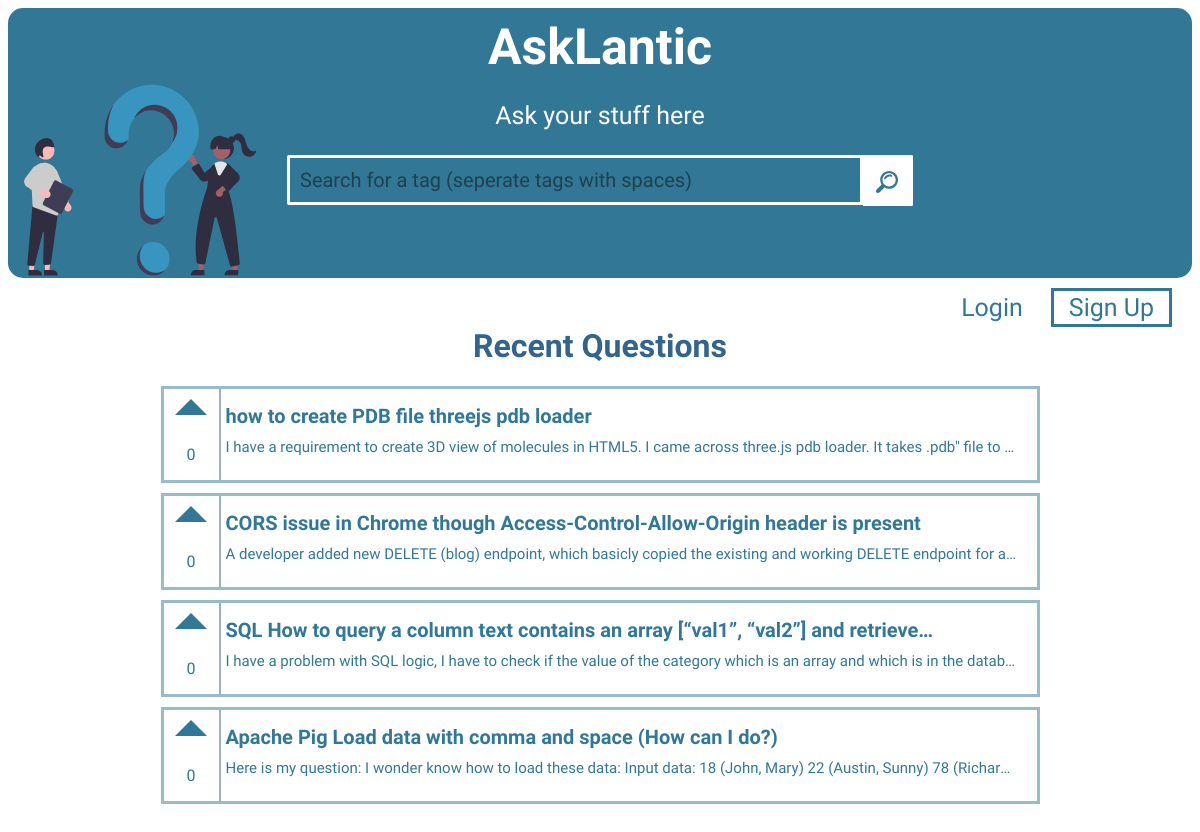
The page / on the database its author committed.
### tables this page shows
CREATE TABLE `askLantic__questions` (
  `quesId` int NOT NULL AUTO_INCREMENT,
  `titl` text,
  `ques` text NOT NULL,
  `usrId` int NOT NULL,
  `time` bigint DEFAULT NULL,
  `tags` text,
  `rprt` json DEFAULT NULL,
  `view` int DEFAULT NULL,
  `isCmnt` int DEFAULT NULL,
  PRIMARY KEY (`quesId`)
);

### libs.php (called while the page is built, shortened)
<?php
function getVoteCount($qId){
    $qry = "select * from askLantic__votePost where pId = ".$qId;
    $totVoteCnt = 0;
    $pdo = $GLOBALS['pdo'];
    $raw_data = $pdo->query($qry);
    while ($data = $raw_data->fetch(PDO::FETCH_ASSOC))
    {
        if($data['vte'] == 'u'){$totVoteCnt += 1;}
        elseif($data['vte'] == 'd'){$totVoteCnt -= 1;}
    }
    return $totVoteCnt;
}
?>

### index.php (the view, shortened to what this page needs)
<?php
require_once "libs.php";
$userData = [];
?>
<!DOCTYPE html>
<html lang="en">
    <head>
        <link rel="stylesheet" href="css/style.css">
    </head>
    <body onload="$('#ldScrn')[0].remove()">
        <div class="homeHead">
            <h1 onclick="location.href='index.php'" onmouseover="this.style.cursor='pointer'">AskLantic</h1>
            <p>Ask your stuff here</p>
            <div>
                <form method='get' action='search.php'>
                    <input placeholder="Search for a tag (seperate tags with spaces)" name='query'><button type='submit' onclick='if(document.getElementsByName("query")[0].value == ""){return false;}'><img src="images/search.svg" alt='search icon'></button>
                </form>
            </div>
        </div>
        <div class="homeBase">
            <?php
                if($userData == []){echo "<button onclick='location.href=\"signup.php\"'>Sign Up</button><button style='border-color:transparent;' onclick='location.href=\"login.php\"'>Login</button>";}
                else{echo "<button onclick='location.href=\"ask_question.php\"'>Ask Question</button>";}
            ?>
            <h1>Recent Questions</h1>
            <div class="hotQues">
            <?php
            $raw_data = $pdo->query("select * from askLantic__questions where isCmnt is NULL order by quesId desc");
            while ($data = $raw_data->fetch(PDO::FETCH_ASSOC)){
                $upvt = getVoteCount($data['quesId']);
                echo '
                <a href="questions.php?q='.md5($data['quesId']."QuestionOfFire@314159265").'" class="menuQues">
                        <div class="upvt">
                            <svg aria-hidden="true" class="m0 svg-icon iconArrowUpLg" width="36" height="36" viewBox="0 0 36 36" fill="rgb(50,120,150"><path d="M2 26h32L18 10 2 26z"></path></svg>
                            <p>'.$upvt.'</p>
                        </div>
                        <div class="ques">
                            <p class="title">'.$data['titl'].'</p>
                            <p class="descr">'.str_replace("[I]","",str_replace("[U]","",str_replace("[C]","",str_replace("[B]","",str_replace("[>]","",str_replace("[!]","",$data['ques'])))))).'</p>
                        </div>
                    </a>
                    ';
                }
                ?>
            </div>
        </div>
    </body>
</html>

### css/style.css (style rules this page uses)
* { font-family: 'days one';outline: none;transition: 0.3s ease-in-out;z-index: 0;scroll-behavior: smooth; scroll-padding: 25px; }
body { background:white; text-align: center; }
button, a { cursor: pointer; }
.homeHead { background-color:rgba(50,120,150);height:250px;border-radius: 15px;padding: 10px;text-align: center; }
.homeHead h1 { display: inline;font-size: 50px;color:white;margin-top: 5px;clear: both; }
.homeHead p { color:white;font-size: 25px; }
.homeHead .quesChar { left:0px;position: absolute; }
.homeHead div input { width: 550px;font-size: 20px;border-radius: 2px;border:white 3px solid;background: transparent;color:white;padding: 10px;border-top-right-radius: 0px;border-bottom-right-radius: 0px; }
.homeHead div input::placeholder { color:rgba(10,10,10,0.5); }
.homeHead div button { font-size: 20px;border-radius: 2px;border:white 3px solid;background: white;color:rgba(50,120,150);padding: 10px;border-top-left-radius: 0px; border-bottom-left-radius: 0px;border-left-width:0px;width:50px; }
.homeHead div button img { width:22px;vertical-align: middle; }
.homeBase { padding: 10px;text-align: center; }
.homeBase button { float:right;color:rgba(50,120,150);font-size: 25px;margin-right: 10px;background: transparent;border:none;border:3px solid rgb(50,120,150);padding: 2px 15px; }
.homeBase h1 { clear: both; color:rgb(50,100,140); }
.homeBase .hotQues { text-align: center;margin-top: 10px; }
a.menuQues { border:3px solid rgba(50,120,150,0.5);display: inline-block;width:75%;text-decoration:none;color:rgb(50,120,150);margin-bottom: 10px; }
a.menuQues .upvt { width:55px;height:100%;float: left;border-right: rgba(50,100,140,0.5) 2px solid; }
a.menuQues .ques { margin-left: 10px; }
a.menuQues .ques .title { font-size: 20px;overflow: hidden;text-overflow: ellipsis;white-space: nowrap;padding: 0px 5px;font-weight: bold;width: calc(90% - 60px);margin-top: 15px;text-align: left; }
a.menuQues .ques .descr { font-size: 15px;overflow: hidden;text-overflow: ellipsis;white-space: nowrap;padding: 0px 5px;width:calc(100% - 70px);margin-top: -10px;text-align: left; }

### rows shown on the page
asklantic__questions: upvt "0", titl "how to create PDB file threejs pdb loader", ques "I have a requirement to create 3D view of molecules in HTML5. I came across three.js pdb loader. It takes .pdb\" file to…"
asklantic__questions: upvt "0", titl "CORS issue in Chrome though Access-Control-Allow-Origin header is present", ques "A developer added new DELETE (blog) endpoint, which basicly copied the existing and working DELETE endpoint for a…"
asklantic__questions: upvt "0", titl "SQL How to query a column text contains an array [“val1”, “val2”] and retrieve…", ques "I have a problem with SQL logic, I have to check if the value of the category which is an array and which is in the datab…"
asklantic__questions: upvt "0", titl "Apache Pig Load data with comma and space (How can I do?)", ques "Here is my question: I wonder know how to load these data: Input data: 18 (John, Mary) 22 (Austin, Sunny) 78 (Richar…"
